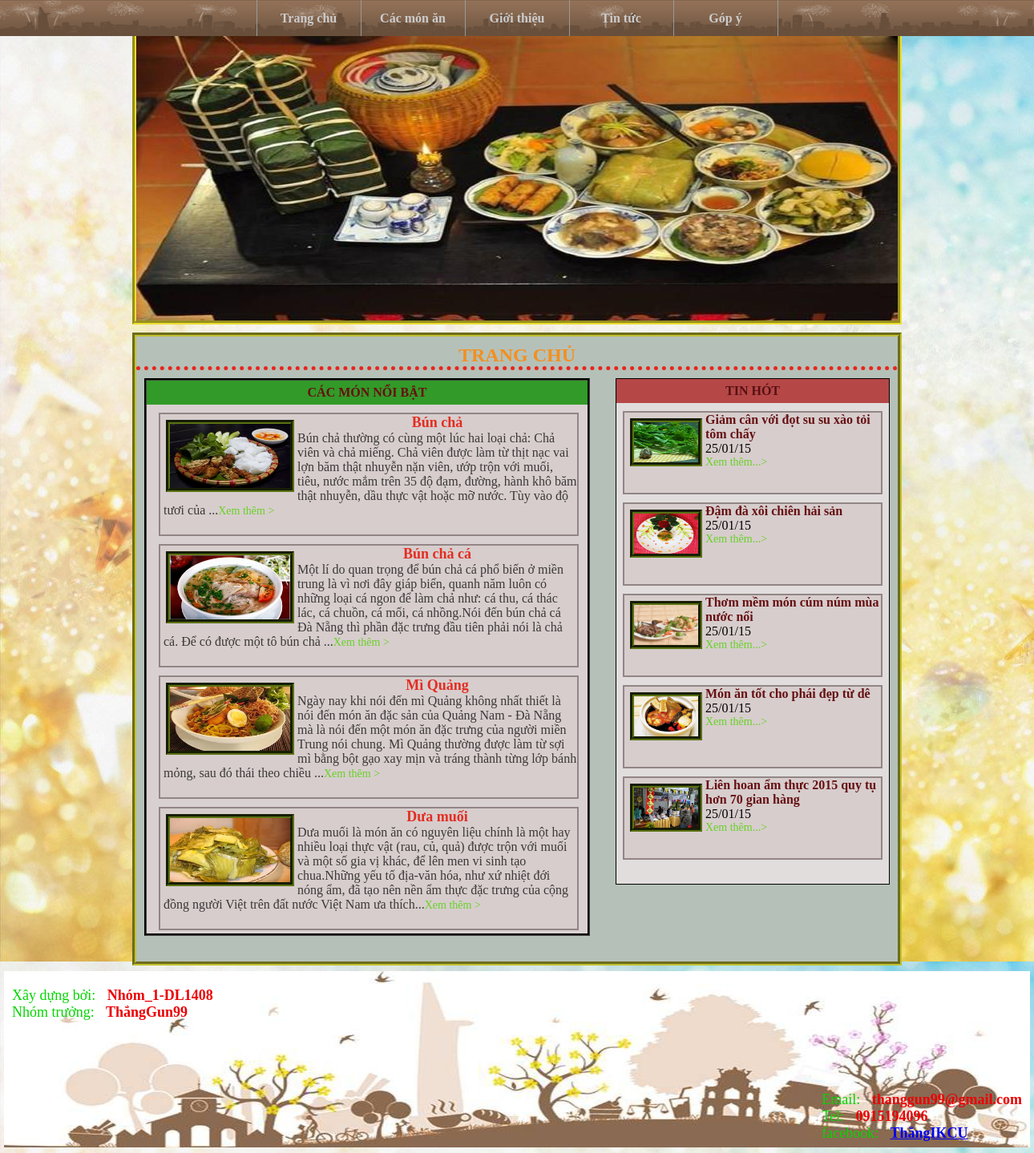
The page / on the database its author committed.
### tables this page shows
CREATE TABLE IF NOT EXISTS `cac_mon_an` (
`id` int(11) NOT NULL,
  `name` varchar(50) NOT NULL,
  `nguon_goc` varchar(50) NOT NULL,
  `chi_tiet` varchar(5000) NOT NULL,
  `img` varchar(55) NOT NULL,
  `khai_quat` varchar(555) NOT NULL
);

CREATE TABLE IF NOT EXISTS `tin_tuc` (
`id` int(11) NOT NULL,
  `tieu_de` mediumtext NOT NULL,
  `thong_tin` mediumtext NOT NULL,
  `img` mediumtext NOT NULL,
  `khai_quat` mediumtext NOT NULL,
  `ngay_dang` varchar(55) NOT NULL
);

### index/trangchu.php (the view, shortened to what this page needs)
<div id="truyenthong">
	TRANG CHỦ
</div>
<div id="cacmon2">
	<div style="line-height:30px;background:#319A28;text-align:center;color:#6A0D0F;font-weight:bold">CÁC MÓN NỔI BẬT</div>
    <ul>
    <?php
				$kichthuoc=4;
				$dongbatdau =1;
				if((!isset($_GET['page'])) || ($_GET['page'] == 1)){
					$dongbatdau=0;
				}
				else{
					$dongbatdau= ($_GET['page'] - 1) * $kichthuoc;
					$tranghientai=$_GET['page'];
				}
				$result=mysql_query("select * from cac_mon_an where id limit {$dongbatdau}, {$kichthuoc} ");
				$result2=mysql_query("select * from tin_tuc where id limit 1,5 ");
        while($row = mysql_fetch_array($result)){
    ?>
        <li>
        	<div class="title2">
                <img style="width:150px;height:80px; margin:7px 4px 4px 7px;float:left" src="images/<?php echo $row['img']; ?>" />
				<div class="ttt2"><?php echo $row['name']; ?></div>
            	<p style="margin-left:4px"><?php echo $row['khai_quat']; ?><a style="font-size:14px;text-decoration:none;color:#68D126;" href="?index=chitietmon&id=<?php echo $row['id']; ?>">Xem thêm ></a></p>
            </div>
        </li>
    <?php
        }
    ?>
    </ul>
</div>
<div id="right">
	<div style="line-height:30px;text-align:center;color:#571112;background:#B54747;font-weight:bold">TIN HÓT</div>
	<ul>
		<?php
          while($row2 = mysql_fetch_array($result2)){
        ?>
            <li>
                <div>
                    <img style="width:80px;height:50px; margin:7px 4px 4px 7px;float:left" src="images/<?php echo $row2['img']; ?>" />
                    <div class="ttt3"><?php echo $row2['tieu_de']; ?></div>
                    <div><?php echo $row2['ngay_dang']; ?></div>
                    <a style="font-size:14px;text-decoration:none;color:#68D126;" href="?index=chitiettin&id=<?php echo $row2['id']; ?>">Xem thêm...></a>
                </div>
            </li>
        <?php
            }
        ?>
    </ul>
</div>

### index.php (shortened to what this page needs)
<!DOCTYPE html PUBLIC "-//W3C//DTD XHTML 1.0 Transitional//EN" "http://www.w3.org/TR/xhtml1/DTD/xhtml1-transitional.dtd">
<html xmlns="http://www.w3.org/1999/xhtml">
<head>
<link rel="stylesheet" type="text/css" href="css/css.css"/>
</head>
<body>
	<header>
    	<div id="menu">
        	<ul>
            	<a href="?"><li style="border-left:1px solid #999">Trang chủ</li></a>
                <a href="?index=monan"><li>Các món ăn</li></a>
                <a href="?index=gioithieu"><li>Giới thiệu</li></a>
                <a href="?index=tintuc"><li>Tin tức</li></a>
                <a href="?index=gopy"><li>Góp ý</li></a>
            </ul>
        </div>
    </header>
    <div id="wrapper">
		<div id="slide">
        	<iframe width="950" height="350" src="//www.youtube.com/embed/Qe4SpVoZqT4" frameborder="0" allowfullscreen></iframe>
        </div>
        <div id="content">
			<?php
				$index="";
				switch($index){
					default:
					include_once("index/trangchu.php");
				}
			?>
        </div>
	</div>
    <footer>
        <div id="thongtin">
        	<p>Xây dựng bởi:<span> Nhóm_1-DL1408</span></p>
            <p>Nhóm trưởng:<span> ThắngGun99</span></p>
        </div>
        <div id="lienhe">
        	<p>Email:<span> thanggun99@gmail.com</span></p>
            <p>Tel:<span> 0915194096</span></p>
            <p>facebook:<span> <a href="https://www.facebook.com/thangikcu">ThắngIKCU</a></span></p>
        </div>
    </footer>
</body>
</html>

### css/css.css (style rules this page uses)
* { margin:0; padding:0; }
body { font-family:Georgia, "Times New Roman", Times, serif; background-image:url(../images/background-images-6172-6519-hd-wallpapers.jpg); min-height:1000px; }
#wrapper { min-height:700px; width:960px; margin:auto; }
header { background-image:url(../images/ImageResizer.net%20-%20qtruabol05ou9g2.png); height:45px; width:100%; margin:auto; position:fixed; }
#menu { line-height:45px;; text-align:center; height:45px; width:651px; margin:auto; }
#menu li { width:129px; float:left; display:inline; border-right:1px solid #999; color:#CCC; font-weight:bold; }
#content { min-height:780px; background:#B5C1B8; margin-top:10px; border: 5px groove #C1C131; }
#slide { height:350px; background-image:url(../images/ImageResizer.net%20-%203zwxjd1nlktbi1u.jpg); border:5px groove #EBDE31; width:950px; padding-top:45px; }
img { float:left; border:5px groove #5B7213; margin:0 10px 0 7px; }
span { margin-left:10px; width: }
footer { height:220px; background-image:url(../images/footer.jpg); margin:7px auto; width:1280px; }
#thongtin { margin:20px 0 0 10px; float:left; }
#lienhe { float:right; margin:150px 10px 10px 0; }
span { color:#EB0004; font-weight:bold; }
p { color:#05D503; font-size:18px; }
#truyenthong { font-size:24px; color:#F48F1F; font-weight:bold; text-align:center; margin-top:10px; border-bottom:5px dotted #E8251F; }
#cacmon2 li { float:left; display:inline; width:520px; height:150px; background:#D7CDCD; border:2px solid #928585; margin:10px 0 0 15px; }
.title2 { height:150px; }
.title2 p { color:#3B3838; font-size:16px; }
.ttt2 { text-align:center; font-size:18px; font-weight:bold; color:#E42D21; }
#cacmon2 { border:3px groove #423D3D; width:550px; background:#D9D1D1; min-height:690px; margin:10px 0 0 10px; float:left; }
#right { width:340px; min-height:630px; background:#E1DDDD; float:right; margin:10px 10px 0 0; border:1px solid #000000; }
#right li { float:left; display:inline; width:320px; height:100px; background:#D7CDCD; border:2px solid #928585; margin:10px 0 0 8px; }
.ttt3 { font-weight:bold; color:#661012; }

### rows shown on the page
cac_mon_an: img (picture), name "Bún chả", khai_quat "Bún chả thường có cùng một lúc hai loại chả: Chả viên và chả miếng. Chả viên được làm từ thịt nạc vai lợn băm thật nhuyễn nặn viên, ướp trộn với muối, tiêu, nước mắm trên 35 độ đạm, đường, hành khô băm thật nhuyễn, dầu thực vật hoặc mỡ nước. Tùy vào độ tươi của ..."
cac_mon_an: img (picture), name "Bún chả cá", khai_quat "Một lí do quan trọng để bún chả cá phổ biến ở miền trung là vì nơi đây giáp biển, quanh năm luôn có những loại cá ngon để làm chả như: cá thu, cá thác lác, cá chuồn, cá mối, cá nhồng.Nói đến bún chả cá Đà Nẵng thì phần đặc trưng đầu tiên phải nói là chả cá. Để có được một tô bún chả ..."
cac_mon_an: img (picture), name "Mì Quảng", khai_quat "Ngày nay khi nói đến mì Quảng không nhất thiết là nói đến món ăn đặc sản của Quảng Nam - Đà Nẵng mà là nói đến một món ăn đặc trưng của người miền Trung nói chung. Mì Quảng thường được làm từ sợi mì bằng bột gạo xay mịn và tráng thành từng lớp bánh mỏng, sau đó thái theo chiều ..."
cac_mon_an: img (picture), name "Dưa muối", khai_quat "Dưa muối là món ăn có nguyên liệu chính là một hay nhiều loại thực vật (rau, củ, quả) được trộn với muối và một số gia vị khác, để lên men vi sinh tạo chua.Những yếu tố địa-văn hóa, như xứ nhiệt đới nóng ẩm, đã tạo nên nền ẩm thực đặc trưng của cộng đồng người Việt trên đất nước Việt Nam ưa thích..."
tin_tuc: img (picture), tieu_de "Giảm cân với đọt su su xào tỏi tôm chấy", ngay_dang "25/01/15"
tin_tuc: img (picture), tieu_de "Đậm đà xôi chiên hải sản", ngay_dang "25/01/15"
tin_tuc: img (picture), tieu_de "Thơm mềm món cúm núm mùa nước nổi", ngay_dang "25/01/15"
tin_tuc: img (picture), tieu_de "Món ăn tốt cho phái đẹp từ dê", ngay_dang "25/01/15"
tin_tuc: img (picture), tieu_de "Liên hoan ẩm thực 2015 quy tụ hơn 70 gian hàng", ngay_dang "25/01/15"
